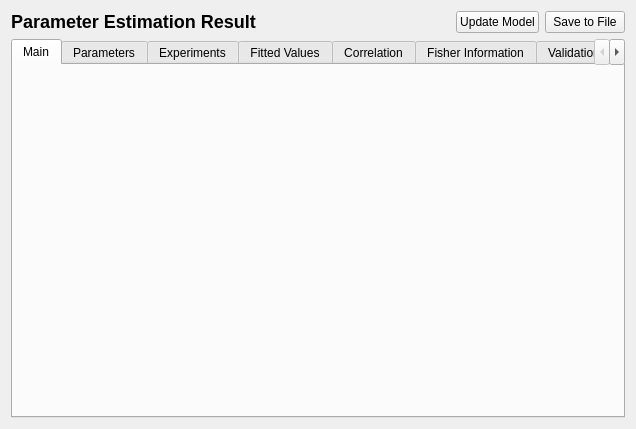
<?xml version="1.0" encoding="UTF-8"?>
<ui version="4.0">
<comment> Copyright (C) 2017 by Pedro Mendes, Virginia Tech Intellectual </comment>
<comment> Properties, Inc., University of Heidelberg, and University of </comment>
<comment> of Connecticut School of Medicine. </comment>
<comment> All rights reserved. </comment>

<comment> Copyright (C) 2010 - 2016 by Pedro Mendes, Virginia Tech Intellectual </comment>
<comment> Properties, Inc., University of Heidelberg, and The University </comment>
<comment> of Manchester. </comment>
<comment> All rights reserved. </comment>

<comment> Copyright (C) 2008 - 2009 by Pedro Mendes, Virginia Tech Intellectual </comment>
<comment> Properties, Inc., EML Research, gGmbH, University of Heidelberg, </comment>
<comment> and The University of Manchester. </comment>
<comment> All rights reserved. </comment>

<comment> Copyright (C) 2006 - 2007 by Pedro Mendes, Virginia Tech Intellectual </comment>
<comment> Properties, Inc. and EML Research, gGmbH. </comment>
<comment> All rights reserved. </comment>

 <comment> All rights reserved. </comment>
 <class>CQFittingResult</class>
 <widget class="CopasiWidget" name="CQFittingResult">
  <property name="geometry">
   <rect>
    <x>0</x>
    <y>0</y>
    <width>636</width>
    <height>429</height>
   </rect>
  </property>
  <property name="windowTitle">
   <string>Parameter Estimation Result Window</string>
  </property>
  <property name="caption" stdset="0">
   <string>Fitting Result</string>
  </property>
  <layout class="QVBoxLayout" name="verticalLayout">
   <item>
    <layout class="QHBoxLayout" name="horizontalLayout">
     <item>
      <widget class="QLabel" name="mpLblResult">
       <property name="sizePolicy">
        <sizepolicy hsizetype="MinimumExpanding" vsizetype="Fixed">
         <horstretch>0</horstretch>
         <verstretch>0</verstretch>
        </sizepolicy>
       </property>
       <property name="text">
        <string>&lt;h2&gt;Parameter Estimation Result&lt;/h2&gt;</string>
       </property>
       <property name="wordWrap">
        <bool>false</bool>
       </property>
      </widget>
     </item>
     <item>
      <widget class="QPushButton" name="mpBtnUpdateModel">
       <property name="text">
        <string>Update Model</string>
       </property>
      </widget>
     </item>
     <item>
      <widget class="QPushButton" name="mpBtnSave">
       <property name="text">
        <string>Save to File</string>
       </property>
      </widget>
     </item>
    </layout>
   </item>
   <item>
    <widget class="QTabWidget" name="mpTabWidget">
     <property name="sizePolicy">
      <sizepolicy hsizetype="Ignored" vsizetype="Preferred">
       <horstretch>0</horstretch>
       <verstretch>0</verstretch>
      </sizepolicy>
     </property>
     <property name="minimumSize">
      <size>
       <width>210</width>
       <height>180</height>
      </size>
     </property>
     <property name="currentIndex">
      <number>0</number>
     </property>
     <widget class="CQFittingResultTab1" name="mpMain">
      <attribute name="title">
       <string>Main</string>
      </attribute>
     </widget>
     <widget class="QTableWidget" name="mpParameters">
      <property name="editTriggers">
       <set>QAbstractItemView::NoEditTriggers</set>
      </property>
      <property name="sortingEnabled">
       <bool>true</bool>
      </property>
      <attribute name="title">
       <string>Parameters</string>
      </attribute>
      <column>
       <property name="text">
        <string>Parameter</string>
       </property>
      </column>
      <column>
       <property name="text">
        <string>Lower Bound</string>
       </property>
      </column>
      <column>
       <property name="text">
        <string>Start Value</string>
       </property>
      </column>
      <column>
       <property name="text">
        <string>Value</string>
       </property>
      </column>
      <column>
       <property name="text">
        <string>Upper Bound</string>
       </property>
      </column>
      <column>
       <property name="text">
        <string>Std. Deviation</string>
       </property>
      </column>
      <column>
       <property name="text">
        <string>Coeff. of Variation [%]</string>
       </property>
      </column>
      <column>
       <property name="text">
        <string>Gradient</string>
       </property>
      </column>
     </widget>
     <widget class="QTreeWidget" name="mpExperiments">
      <property name="editTriggers">
       <set>QAbstractItemView::NoEditTriggers</set>
      </property>
      <property name="sortingEnabled">
       <bool>true</bool>
      </property>
      <attribute name="title">
       <string>Experiments</string>
      </attribute>
      <column>
       <property name="text">
        <string>Experiment</string>
       </property>
      </column>
      <column>
       <property name="text">
        <string>Data Points</string>
       </property>
      </column>
      <column>
       <property name="text">
        <string>Objective Value</string>
       </property>
      </column>
      <column>
       <property name="text">
        <string>Root Mean Square</string>
       </property>
      </column>
      <column>
       <property name="text">
        <string>Error Mean</string>
       </property>
      </column>
      <column>
       <property name="text">
        <string>Error Mean Std. Deviation</string>
       </property>
      </column>
     </widget>
     <widget class="QTableWidget" name="mpValues">
      <property name="editTriggers">
       <set>QAbstractItemView::NoEditTriggers</set>
      </property>
      <property name="sortingEnabled">
       <bool>true</bool>
      </property>
      <attribute name="title">
       <string>Fitted Values</string>
      </attribute>
      <column>
       <property name="text">
        <string>Fitted Value</string>
       </property>
      </column>
      <column>
       <property name="text">
        <string>Data Points</string>
       </property>
      </column>
      <column>
       <property name="text">
        <string>Objective Value</string>
       </property>
      </column>
      <column>
       <property name="text">
        <string>Root Mean Square</string>
       </property>
      </column>
      <column>
       <property name="text">
        <string>Error Mean</string>
       </property>
      </column>
      <column>
       <property name="text">
        <string>Error Mean Std. Deviation</string>
       </property>
      </column>
     </widget>
     <widget class="CQArrayAnnotationsWidget" name="mpCorrelations">
      <attribute name="title">
       <string>Correlation</string>
      </attribute>
     </widget>
     <widget class="QScrollArea" name="mpFisherInformationPage">
      <property name="widgetResizable">
       <bool>true</bool>
      </property>
      <attribute name="title">
       <string>Fisher Information</string>
      </attribute>
      <widget class="QWidget" name="mpFisherInformationPageLayout">
       <property name="geometry">
        <rect>
         <x>0</x>
         <y>0</y>
         <width>593</width>
         <height>2400</height>
        </rect>
       </property>
       <property name="minimumSize">
        <size>
         <width>0</width>
         <height>2400</height>
        </size>
       </property>
       <layout class="QVBoxLayout">
        <property name="leftMargin">
         <number>0</number>
        </property>
        <property name="topMargin">
         <number>0</number>
        </property>
        <property name="rightMargin">
         <number>0</number>
        </property>
        <property name="bottomMargin">
         <number>0</number>
        </property>
        <item>
         <widget class="QLabel" name="mpLblFIM">
          <property name="text">
           <string>Fisher Information Matrix</string>
          </property>
          <property name="wordWrap">
           <bool>false</bool>
          </property>
          <property name="margin">
           <number>4</number>
          </property>
         </widget>
        </item>
        <item>
         <widget class="CQArrayAnnotationsWidget" name="mpFisherInformationMatrix" native="true"/>
        </item>
        <item>
         <widget class="QLabel" name="mpLblFIMEigenval">
          <property name="text">
           <string>FIM Eigenvalues</string>
          </property>
          <property name="wordWrap">
           <bool>false</bool>
          </property>
          <property name="margin">
           <number>4</number>
          </property>
         </widget>
        </item>
        <item>
         <widget class="CQArrayAnnotationsWidget" name="mpFisherInformationEigenvalues" native="true">
          <property name="sizePolicy">
           <sizepolicy hsizetype="Expanding" vsizetype="Fixed">
            <horstretch>0</horstretch>
            <verstretch>0</verstretch>
           </sizepolicy>
          </property>
         </widget>
        </item>
        <item>
         <widget class="QLabel" name="mpLblFIMEigenvec">
          <property name="text">
           <string>FIM Eigenvectors</string>
          </property>
          <property name="wordWrap">
           <bool>false</bool>
          </property>
          <property name="margin">
           <number>4</number>
          </property>
         </widget>
        </item>
        <item>
         <widget class="CQArrayAnnotationsWidget" name="mpFisherInformationEigenvectors" native="true"/>
        </item>
        <item>
         <widget class="QLabel" name="mpLblFIMScaled">
          <property name="text">
           <string>Fisher Information Matrix (scaled)</string>
          </property>
          <property name="wordWrap">
           <bool>false</bool>
          </property>
          <property name="margin">
           <number>4</number>
          </property>
         </widget>
        </item>
        <item>
         <widget class="CQArrayAnnotationsWidget" name="mpFisherInformationScaledMatrix" native="true"/>
        </item>
        <item>
         <widget class="QLabel" name="mpLblFIMScaledEigenval">
          <property name="text">
           <string>FIM Eigenvalues (scaled)</string>
          </property>
          <property name="wordWrap">
           <bool>false</bool>
          </property>
          <property name="margin">
           <number>4</number>
          </property>
         </widget>
        </item>
        <item>
         <widget class="CQArrayAnnotationsWidget" name="mpFisherInformationScaledEigenvalues" native="true">
          <property name="sizePolicy">
           <sizepolicy hsizetype="Expanding" vsizetype="Fixed">
            <horstretch>0</horstretch>
            <verstretch>0</verstretch>
           </sizepolicy>
          </property>
         </widget>
        </item>
        <item>
         <widget class="QLabel" name="mpLblFIMScaledEigenvec">
          <property name="text">
           <string>FIM Eigenvectors (scaled)</string>
          </property>
          <property name="wordWrap">
           <bool>false</bool>
          </property>
          <property name="margin">
           <number>4</number>
          </property>
         </widget>
        </item>
        <item>
         <widget class="CQArrayAnnotationsWidget" name="mpFisherInformationScaledEigenvectors" native="true"/>
        </item>
       </layout>
      </widget>
     </widget>
     <widget class="QTableWidget" name="mpCrossValidations">
      <property name="editTriggers">
       <set>QAbstractItemView::NoEditTriggers</set>
      </property>
      <property name="sortingEnabled">
       <bool>true</bool>
      </property>
      <attribute name="title">
       <string>Validation Experiments</string>
      </attribute>
      <column>
       <property name="text">
        <string>Validation Experiment</string>
       </property>
      </column>
      <column>
       <property name="text">
        <string>Objective Value</string>
       </property>
      </column>
      <column>
       <property name="text">
        <string>Root Mean Square</string>
       </property>
      </column>
      <column>
       <property name="text">
        <string>Error Mean</string>
       </property>
      </column>
      <column>
       <property name="text">
        <string>Error Mean Std. Deviation</string>
       </property>
      </column>
     </widget>
     <widget class="QTableWidget" name="mpCrossValidationValues">
      <property name="editTriggers">
       <set>QAbstractItemView::NoEditTriggers</set>
      </property>
      <property name="sortingEnabled">
       <bool>true</bool>
      </property>
      <attribute name="title">
       <string>Validation Fitted Values</string>
      </attribute>
      <column>
       <property name="text">
        <string>Validation Fitted Value</string>
       </property>
      </column>
      <column>
       <property name="text">
        <string>Objective Value</string>
       </property>
      </column>
      <column>
       <property name="text">
        <string>Root Mean Square</string>
       </property>
      </column>
      <column>
       <property name="text">
        <string>Error Mean</string>
       </property>
      </column>
      <column>
       <property name="text">
        <string>Error Mean Std. Deviation</string>
       </property>
      </column>
     </widget>
     <widget class="QWidget" name="mpLogPage">
      <attribute name="title">
       <string>Log</string>
      </attribute>
      <layout class="QGridLayout">
       <property name="leftMargin">
        <number>0</number>
       </property>
       <property name="topMargin">
        <number>0</number>
       </property>
       <property name="rightMargin">
        <number>0</number>
       </property>
       <property name="bottomMargin">
        <number>0</number>
       </property>
       <item row="0" column="0">
        <widget class="QTreeWidget" name="mpLogTree">
         <attribute name="headerVisible">
          <bool>false</bool>
         </attribute>
         <column>
          <property name="text">
           <string notr="true">1</string>
          </property>
         </column>
        </widget>
       </item>
      </layout>
     </widget>
    </widget>
   </item>
  </layout>
 </widget>
 <layoutdefault spacing="6" margin="11"/>
 <customwidgets>
  <customwidget>
   <class>CopasiWidget</class>
   <extends>QWidget</extends>
   <header>copasi/UI/copasiWidget.h</header>
   <container>1</container>
  </customwidget>
  <customwidget>
   <class>CQArrayAnnotationsWidget</class>
   <extends>QWidget</extends>
   <header>copasi/UI/CQArrayAnnotationsWidget.h</header>
  </customwidget>
  <customwidget>
   <class>CQFittingResultTab1</class>
   <extends>QWidget</extends>
   <header>copasi/UI/CQFittingResultTab1.h</header>
  </customwidget>
 </customwidgets>
 <resources/>
 <connections>
  <connection>
   <sender>mpBtnSave</sender>
   <signal>clicked()</signal>
   <receiver>CQFittingResult</receiver>
   <slot>slotSave()</slot>
   <hints>
    <hint type="sourcelabel">
     <x>571</x>
     <y>109</y>
    </hint>
    <hint type="destinationlabel">
     <x>20</x>
     <y>20</y>
    </hint>
   </hints>
  </connection>
  <connection>
   <sender>mpBtnUpdateModel</sender>
   <signal>clicked()</signal>
   <receiver>CQFittingResult</receiver>
   <slot>slotUpdateModel()</slot>
   <hints>
    <hint type="sourcelabel">
     <x>490</x>
     <y>109</y>
    </hint>
    <hint type="destinationlabel">
     <x>20</x>
     <y>20</y>
    </hint>
   </hints>
  </connection>
  <connection>
   <sender>mpTabWidget</sender>
   <signal>currentChanged(int)</signal>
   <receiver>CQFittingResult</receiver>
   <slot>loadTab(int)</slot>
   <hints>
    <hint type="sourcelabel">
     <x>279</x>
     <y>336</y>
    </hint>
    <hint type="destinationlabel">
     <x>270</x>
     <y>119</y>
    </hint>
   </hints>
  </connection>
 </connections>
 <slots>
  <slot>loadTab(int)</slot>
 </slots>
</ui>
